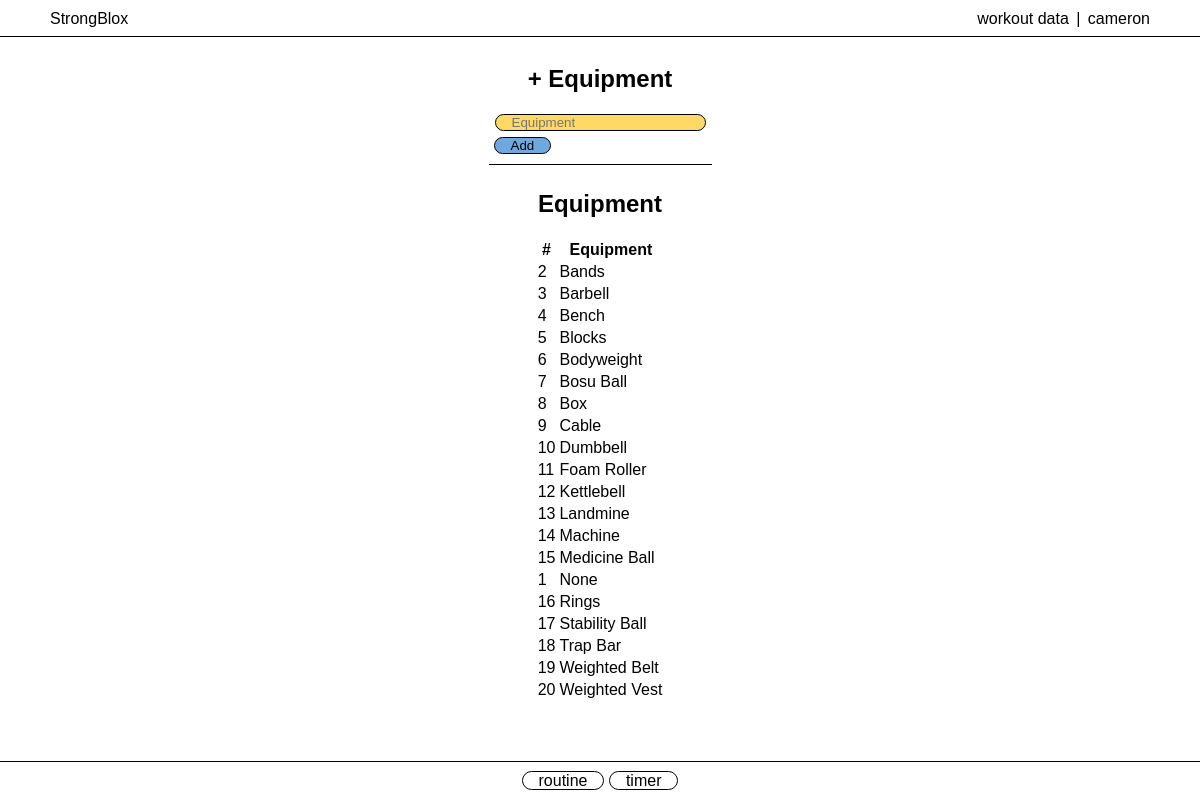
The page /equipment (signed in) on the database its author committed.
### tables this page shows
CREATE TABLE equipments (
        equipment_id INTEGER PRIMARY KEY,
        equipment TEXT NOT NULL,
        user_id INTEGER
    );

### app.py (the view)
@app.route("/equipment", methods=["GET", "POST"])
@login_required
def equipment():
    if request.method == "POST":
        equipment = request.form.get("equipment")
        db = sqlite3.connect("workouts.db")
        cur = db.cursor()
        cur.execute(
            "INSERT INTO equipments (equipment, user_id) VALUES(?,?)", (equipment, session["user_id"]))
        db.commit()
        db.close()
        return redirect("/equipment")
    else:
        db = sqlite3.connect("workouts.db")
        db.row_factory = sqlite3.Row
        cur = db.cursor()
        cur.execute("SELECT * FROM equipments WHERE user_id IS NULL OR user_id = ? ORDER BY equipment", (session["user_id"],))
        equipments = cur.fetchall()
        return render_template("equipment.html", equipments=equipments)

### app.py (called while the page is built)
def login_required(f):
    @wraps(f)
    def decorated_function(*args, **kwargs):
        if session.get("user_id") is None:
            return redirect("/login")
        return f(*args, **kwargs)
    return decorated_function

@app.after_request
def after_request(response):
    response.headers["Cache-Control"] = "no-cache, no-store, must-revalidate"
    response.headers["Expires"] = 0
    response.headers["Pragma"] = "no-cache"
    return response

### templates/equipment.html (shortened to what this page needs)
{% extends "layout.html" %}
{% block body %}
    <div class="container">
        <div class="section interactive">
            <h2>+ Equipment</h2>
            <form action="/equipment" method="post">
                <input autocomplete="off" autofocus name="equipment" placeholder="Equipment" type="text">
                <br>
                <input class="lists" type="submit" value="Add">
            </form>
        </div>
        <div class="section data">
            <h2>Equipment</h2>
            <div class="table-responsive">
                <table class="table">
                    <thead>
                        <tr>
                            <th>#</th>
                            <th>Equipment</th>
                        </tr>
                    </thead>
                    <tbody>
                        {% for equipment in equipments %}
                            <tr>
                                <td>{{ equipment.equipment_id }}</td>
                                <td>{{ equipment.equipment }}</td>
                            </tr>
                        {% endfor %}
                    </tbody>
                </table>
            </div>
        </div>
    </div>
{% endblock %}

### templates/layout.html (shortened to what this page needs)
<!DOCTYPE html>
<html lang="en">
    <head>
        <link href="/static/styles.css" rel="stylesheet">
    </head>
    <body>
        <header>
            {% if session["user_id"] %}
                <div >
                    <div class="header-home">
                        <a href="{{ url_for('index') }}">StrongBlox</a>
                    </div>
                    <div class="header-menu">
                        <div class="dropdown">
                            <button onclick="workoutDropdown()" class="plain-nav" id="workoutButton">workout data</button>
                        </div>
                        <span class="divider">|</span>
                        <div class="dropdown">
                            <button onclick="accountDropdown()" class="plain-nav" id="accountButton">{{ session["username"] }}</button>
                        </div>
                    </div>
                </div>
            {% endif %}
        </header>
        {% block body %}
        {% endblock %}
        {% if session["user_id"] %}
        <footer>
                <nav class="nav-footer">
                    <a class="round-nav" href="{{ url_for('routine') }}">routine</a>
                    <a class="round-nav" href="{{ url_for('timer') }}">timer</a>
                </nav>
        </footer>
        {% endif %}
    </body>
</html>

### static/styles.css (style rules this page uses)
* { font-family: 'Trebuchet MS', sans-serif; }
h2 { text-align: center; }
a { text-decoration: none; color: #000; }
header { padding-bottom: 8px; border-bottom: 1px solid black; margin-bottom:10px; margin-top:10px; position: fixed; top: 0; width: 100%; left: 50%; transform: translateX(-50%); }
.header-home { float: left; padding-left: 10px; margin-left: 40px; }
.header-menu { float: right; padding-right: 10px; margin-right: 40px; }
.divider { width: 10px; }
.dropdown { position: relative; display: inline-block; }
.container { margin-bottom: 50px; padding-bottom: 10px; position: fixed; width: 100%; overflow: auto; top: 40px; bottom: 0px; z-index: -1; left: 50%; transform: translateX(-50%); }
.section { padding: 5px; margin-left: auto; margin-right: auto; width: fit-content; }
.interactive { background-color: white; border-bottom: 1px solid black; }
.data { background-color: white; }
footer { border-top: 1px solid black; margin: 10px 0px 0px; padding: 10px 0px; text-align: center; position: fixed; bottom: 0; width: 100%; left: 50%; transform: translateX(-50%); }
.plain-nav { font-size: 16px; padding: 0; border: none; background: none; }
.round-nav { border: 1px solid black; border-radius: 12px; padding: 0.01em 16px; background-color: white; }
input { background-color: #ffd966; color: black; border: 1px solid black; border-radius: 12px; padding: .01em 16px; margin: 1px; margin-bottom: 5px; }
span { display: inline-block; width: 25px; text-align: center; }
.lists { margin-left: auto; margin-right: auto; width: fit-content; background-color: #6fa8dc; }

### rows shown on the page
equipments: equipment_id "2", equipment "Bands"
equipments: equipment_id "3", equipment "Barbell"
equipments: equipment_id "4", equipment "Bench"
equipments: equipment_id "5", equipment "Blocks"
equipments: equipment_id "6", equipment "Bodyweight"
equipments: equipment_id "7", equipment "Bosu Ball"
equipments: equipment_id "8", equipment "Box"
equipments: equipment_id "9", equipment "Cable"
equipments: equipment_id "10", equipment "Dumbbell"
equipments: equipment_id "11", equipment "Foam Roller"
equipments: equipment_id "12", equipment "Kettlebell"
equipments: equipment_id "13", equipment "Landmine"
equipments: equipment_id "14", equipment "Machine"
equipments: equipment_id "15", equipment "Medicine Ball"
equipments: equipment_id "1", equipment "None"
equipments: equipment_id "16", equipment "Rings"
equipments: equipment_id "17", equipment "Stability Ball"
equipments: equipment_id "18", equipment "Trap Bar"
equipments: equipment_id "19", equipment "Weighted Belt"
equipments: equipment_id "20", equipment "Weighted Vest"

### other values the page prints
{{ session["username"] }} "cameron"
